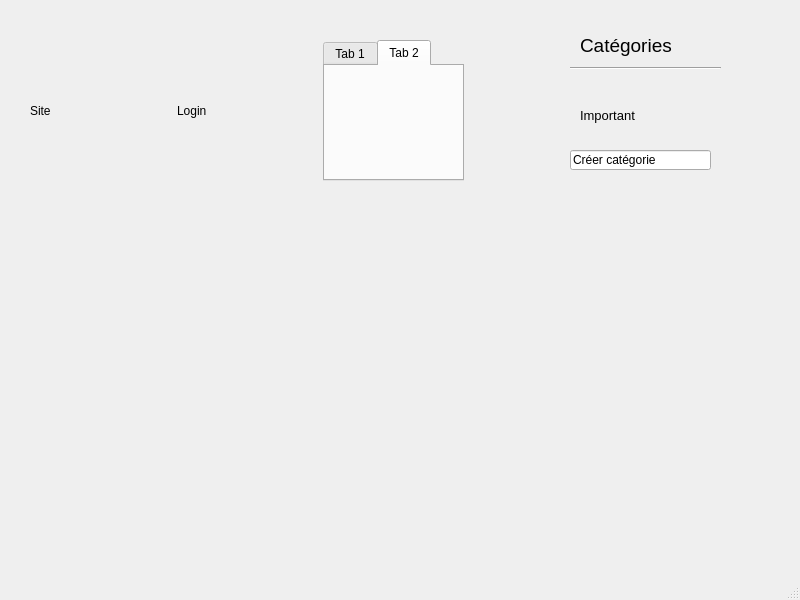
<?xml version="1.0" encoding="UTF-8"?>
<ui version="4.0">
 <class>PageGestion</class>
 <widget class="QMainWindow" name="PageGestion">
  <property name="geometry">
   <rect>
    <x>0</x>
    <y>0</y>
    <width>800</width>
    <height>600</height>
   </rect>
  </property>
  <property name="windowTitle">
   <string>Page de Gestion</string>
  </property>
  <widget class="QWidget" name="centralwidget">
   <widget class="QWidget" name="gridLayoutWidget">
    <property name="geometry">
     <rect>
      <x>30</x>
      <y>40</y>
      <width>434</width>
      <height>141</height>
     </rect>
    </property>
    <layout class="QGridLayout" name="siteLayout" columnstretch="200,200,200" rowminimumheight="0">
     <property name="leftMargin">
      <number>0</number>
     </property>
     <item row="0" column="0">
      <widget class="QLabel" name="label">
       <property name="styleSheet">
        <string notr="true">QGridLayout{
rgb(90, 93, 255);
}</string>
       </property>
       <property name="text">
        <string>Site</string>
       </property>
      </widget>
     </item>
     <item row="0" column="2">
      <widget class="QTabWidget" name="affichageMdp">
       <property name="cursor">
        <cursorShape>ArrowCursor</cursorShape>
       </property>
       <property name="currentIndex">
        <number>1</number>
       </property>
       <widget class="QWidget" name="tab">
        <attribute name="title">
         <string>Tab 1</string>
        </attribute>
       </widget>
       <widget class="QWidget" name="tab_2">
        <attribute name="title">
         <string>Tab 2</string>
        </attribute>
       </widget>
      </widget>
     </item>
     <item row="0" column="1">
      <widget class="QLabel" name="label_2">
       <property name="styleSheet">
        <string notr="true">QGridLayout {
background-color: lightgrey;
border: 2px solid purple;
border-radius: 10px;
}
</string>
       </property>
       <property name="text">
        <string>Login</string>
       </property>
      </widget>
     </item>
    </layout>
   </widget>
   <widget class="QLabel" name="label_3">
    <property name="geometry">
     <rect>
      <x>580</x>
      <y>30</y>
      <width>131</width>
      <height>31</height>
     </rect>
    </property>
    <property name="font">
     <font>
      <pointsize>14</pointsize>
     </font>
    </property>
    <property name="text">
     <string>Catégories</string>
    </property>
   </widget>
   <widget class="Line" name="line">
    <property name="geometry">
     <rect>
      <x>570</x>
      <y>60</y>
      <width>151</width>
      <height>16</height>
     </rect>
    </property>
    <property name="orientation">
     <enum>Qt::Horizontal</enum>
    </property>
   </widget>
   <widget class="QLineEdit" name="lineEdit">
    <property name="geometry">
     <rect>
      <x>570</x>
      <y>150</y>
      <width>141</width>
      <height>20</height>
     </rect>
    </property>
    <property name="text">
     <string>Créer catégorie</string>
    </property>
   </widget>
   <widget class="QLabel" name="categorie1">
    <property name="geometry">
     <rect>
      <x>580</x>
      <y>100</y>
      <width>111</width>
      <height>31</height>
     </rect>
    </property>
    <property name="font">
     <font>
      <pointsize>10</pointsize>
      <weight>50</weight>
      <bold>false</bold>
     </font>
    </property>
    <property name="styleSheet">
     <string notr="true">categorie1{
rgb(0, 0, 127);
}</string>
    </property>
    <property name="text">
     <string>Important</string>
    </property>
   </widget>
  </widget>
  <widget class="QMenuBar" name="menubar">
   <property name="geometry">
    <rect>
     <x>0</x>
     <y>0</y>
     <width>800</width>
     <height>21</height>
    </rect>
   </property>
  </widget>
  <widget class="QStatusBar" name="statusbar"/>
 </widget>
 <resources/>
 <connections/>
</ui>
